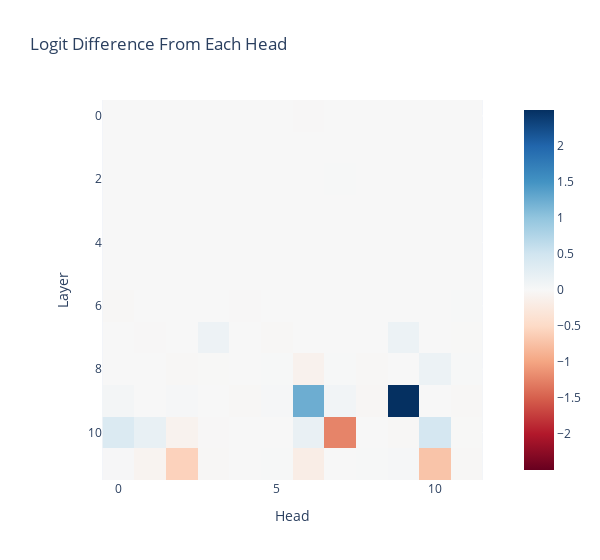

Notebook code cell kept with this figure:
### Markdown cell above
# 4. Head attribution

### Code cell
per_head_residual, labels = cache.stack_head_results(layer=-1, pos_slice=-1, return_labels=True)
per_head_residual = einops.rearrange(per_head_residual, '(layer head) ... -> layer head ...', layer=model.cfg.n_layers)
per_head_logit_diffs = residual_stack_to_logit_diff(per_head_residual, cache)

imshow(
    per_head_logit_diffs,
    labels={'x': 'Head', 'y': 'Layer'},
    title='Logit Difference From Each Head',
    width=600,
)

### Figure 1 — Plotly figure (JSON) as saved in the notebook; plotly's stock layout.template omitted (floating-point values rounded to 4 significant figures; data arrays with more than 128 entries replaced by an {"elided": "..."} marker saying what was removed)
{"data": [{"coloraxis": "coloraxis", "hovertemplate": "Head: %{x}<br>Layer: %{y}<br>color: %{z}<extra></extra>", "name": "0", "type": "heatmap", "xaxis": "x", "yaxis": "y", "z": {"elided": "12x12 float values"}}], "layout": {"coloraxis": {"cmid": 0, "colorscale": [[0, "rgb(103,0,31)"], [0.1, "rgb(178,24,43)"], [0.2, "rgb(214,96,77)"], [0.3, "rgb(244,165,130)"], [0.4, "rgb(253,219,199)"], [0.5, "rgb(247,247,247)"], [0.6, "rgb(209,229,240)"], [0.7, "rgb(146,197,222)"], [0.8, "rgb(67,147,195)"], [0.9, "rgb(33,102,172)"], [1, "rgb(5,48,97)"]]}, "title": {"text": "Logit Difference From Each Head"}, "width": 600, "xaxis": {"anchor": "y", "constrain": "domain", "domain": [0, 1], "scaleanchor": "y", "title": {"text": "Head"}}, "yaxis": {"anchor": "x", "autorange": "reversed", "constrain": "domain", "domain": [0, 1], "title": {"text": "Layer"}}}}
